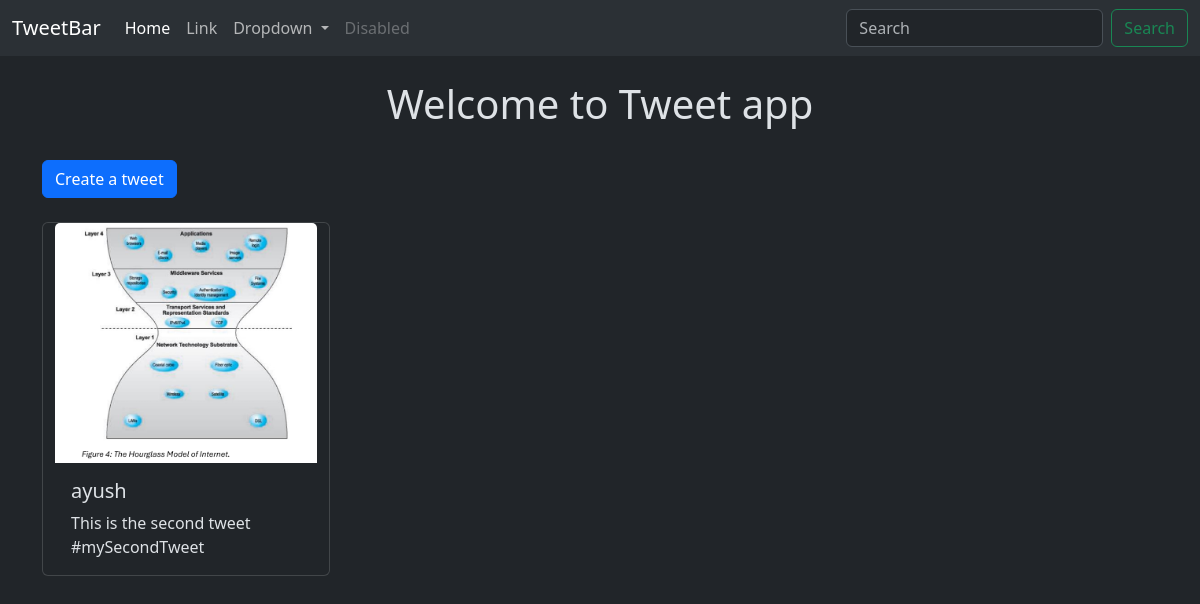
Page /tweet/ on the earlier database version.
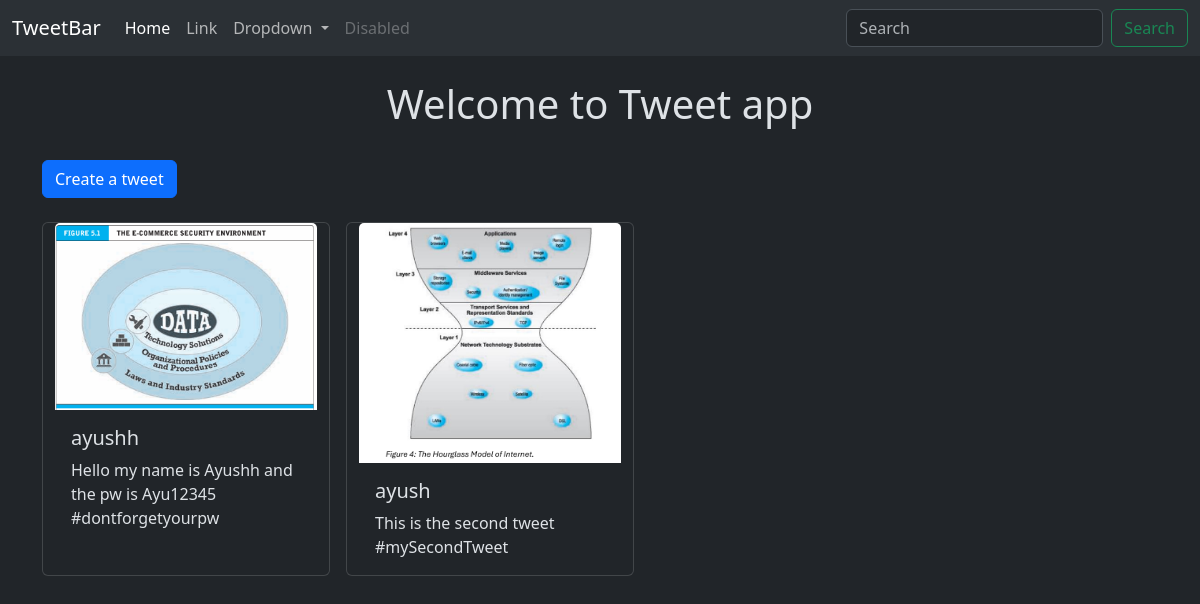
Same page on the later database version.
### tweet/models.py (models this page shows)
class Tweet(models.Model):
    user=models.ForeignKey(User,on_delete=models.CASCADE)
    text=models.TextField(max_length=300)
    photo=models.ImageField(upload_to='photos/', blank=True, null=True)
    created_at=models.DateTimeField(auto_now_add=True)
    updated_at=models.DateTimeField(auto_now=True)

### tweet/views.py (the view)
# urls.py: path('', views.tweet_list,name='tweet_list'),
def tweet_list(request):
    tweets=Tweet.objects.all().order_by('-created_at')
    return render(request, 'tweet_list.html', {'tweets': tweets})

### tweet/templates/tweet_list.html (shortened to what this page needs)
{%extends 'layout.html'%}
{% block content %}
<h1 class="text-center mt-4">Welcome to Tweet app</h1>
<a class="btn btn-primary mt-4" href={%url 'tweet_create' %}>Create a tweet</a>
<div class ='container row gap-3 mt-4'>
{% for tweet in tweets%}
<div class="card" style="width: 18rem;">
  <img src="{{tweet.photo.url}}" class="card-img-top" alt="...">
  <div class="card-body">
    <h5 class="card-title">{{tweet.user.username}}</h5>
    <p class="card-text">{{tweet.text}}</p>
  </div>
</div>
{% endfor %}
</div>
{% endblock content %}

### templates/layout.html (shortened to what this page needs)
{% load static %}
<!DOCTYPE html>
<html lang="en" data-bs-theme="dark">
<head>
    <link href="https://cdn.jsdelivr.net/npm/bootstrap@5.3.3/dist/css/bootstrap.min.css" rel="stylesheet">
</head>
<body class='bg-dark'>
    <nav class="navbar navbar-expand-lg bg-body-tertiary">
  <div class="container-fluid">
    <a class="navbar-brand" href="#">TweetBar</a>
    <div class="collapse navbar-collapse" id="navbarSupportedContent">
      <ul class="navbar-nav me-auto mb-2 mb-lg-0">
        <li class="nav-item">
          <a class="nav-link active" aria-current="page" href="#">Home</a>
        </li>
        <li class="nav-item">
          <a class="nav-link" href="#">Link</a>
        </li>
        <li class="nav-item dropdown">
          <a class="nav-link dropdown-toggle" href="#" role="button" data-bs-toggle="dropdown" aria-expanded="false">
            Dropdown
          </a>
        </li>
        <li class="nav-item">
          <a class="nav-link disabled" aria-disabled="true">Disabled</a>
        </li>
      </ul>
      <form class="d-flex" role="search">
        <input class="form-control me-2" type="search" placeholder="Search" aria-label="Search">
        <button class="btn btn-outline-success" type="submit">Search</button>
      </form>
    </div>
  </div>
</nav>
    <div class="container">
        {% block content %}
        {%endblock content%}
    </div>
</body>
</html>

Differences in the rows shown:
added Tweet: photo (picture), user.username "ayushh", text "Hello my name is Ayushh and the pw is Ayu12345 #dontforgetyourpw"
